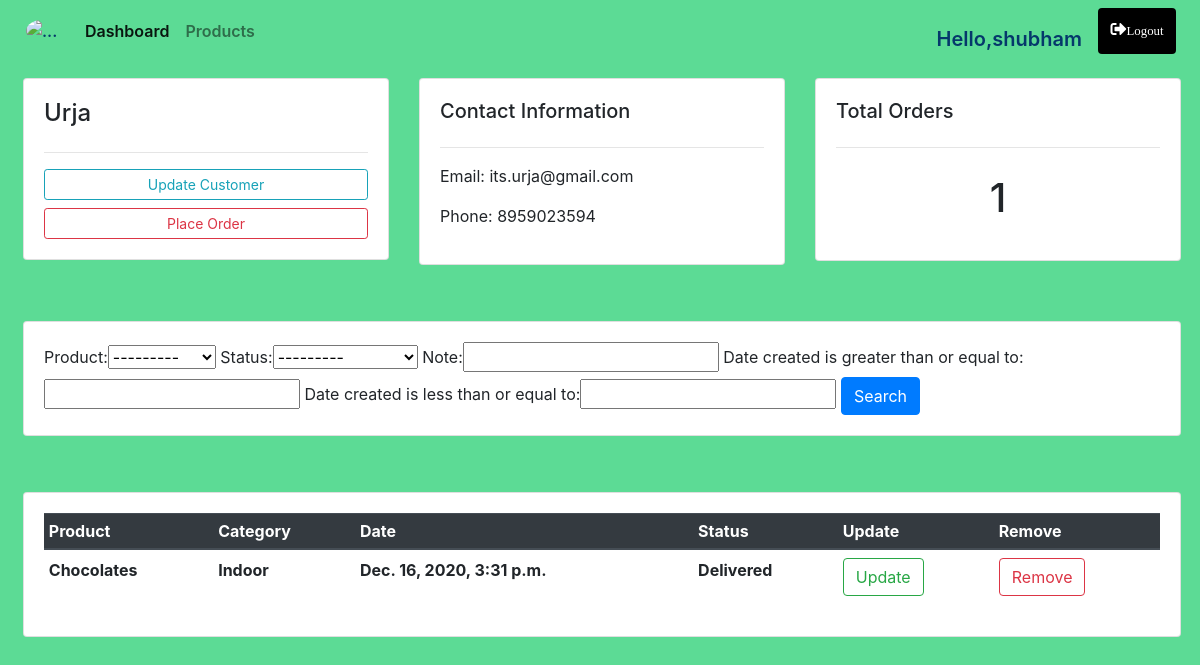
Before: /customer/5/ (signed in) with the older database file.
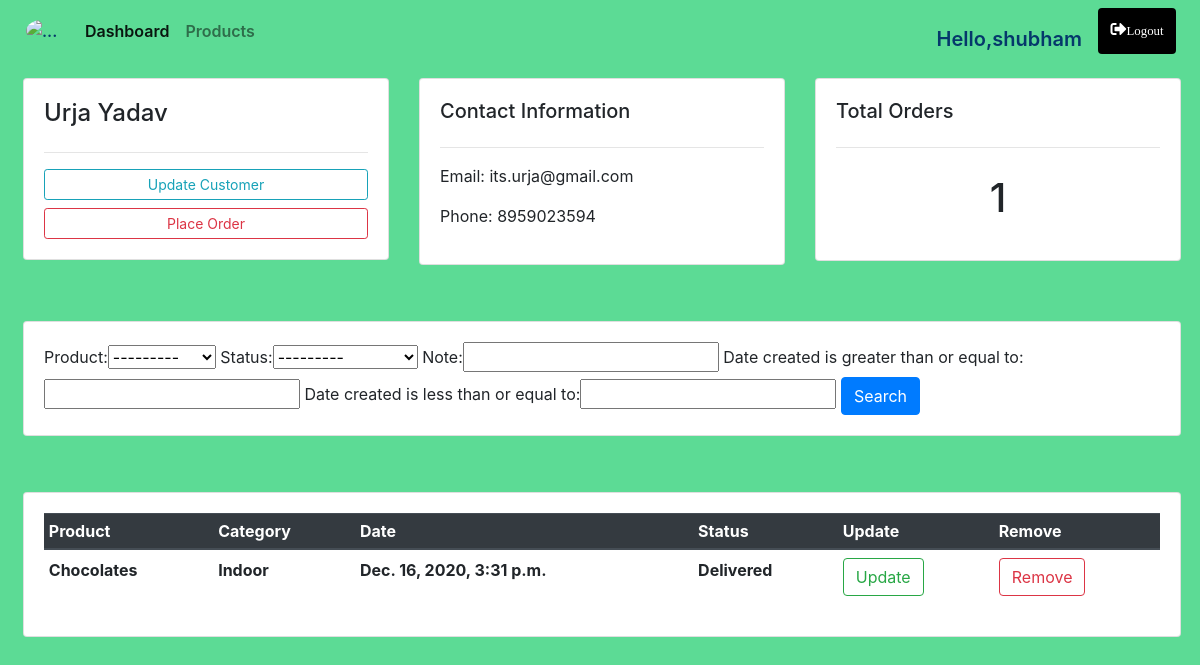
After: the same page with the newer database file.
### accounts/models.py (models this page shows, shortened)
class Customer(models.Model):
    user = models.OneToOneField(User , null= True ,on_delete=models.CASCADE)
    name = models.CharField(max_length=30, null= True)
    phone = models.IntegerField(null= True)
    email = models.EmailField(null= True)
    profile_pic = models.ImageField(default='degfault.jpg',null= True, blank= True)
    date_created = models.DateTimeField(auto_now_add= True)

### accounts/decorators.py (the view)
        def wrapper_func(request, *args, **kwargs):
            print(f'allowed_roles are {allowed_roles}')
            group = None
            print(request.user.groups.all()[0].name)
            if request.user.groups.exists():
                group = request.user.groups.all()[0].name
                print(f'your group is {group}')
            if group in allowed_roles:
                return view_func(request, *args, **kwargs)
            else:
                return HttpResponse('you are not authorised to view this page')

### accounts/models.py (called while the page is built)
    def __str__(self):
        return self.name

### accounts/views.py (called while the page is built)
@login_required(login_url='login')
@allowed_users(allowed_roles=['admin'])
def customer(request,id):
    customer = Customer.objects.get(id=id)
    cus_order = customer.order_set.all()
    myFilter = OrderFilter(request.GET ,queryset=cus_order)
    cus_order = myFilter.qs
    context = {'customer':customer,'cus_order':cus_order,'myFilter':myFilter}
    return render(request,'accounts/customer.html', context)

### accounts/templates/accounts/customer.html (shortened to what this page needs)
{% extends 'accounts/main.html' %}
{% block body %}
<div class="row my-3 ml-2 mx-1">
    <div class="col-md">
        <div class="card card-body">
            <h4>{{customer.name}}</h4>
            <hr>
            <a href="" class="btn btn-outline-info btn-sm btn-block">Update Customer</a>
            <a href="{% url 'create_order' customer.id %}" class="btn btn-outline-danger btn-sm btn-block">Place Order</a>
        </div>
    </div>
    <div class="col-md">
        <div class="card card-body" >
            <h5 >Contact Information</h5>
            <hr>
            <p>Email: <span> {{customer.email}}</span></p>
            <p>Phone: <span>{{customer.phone}}</span></p>
        </div>
    </div>
    <div class="col-md">
        <div class="card card-body">
            <h5>Total Orders</h5>
            <hr>
            <h1 style="text-align:center;padding:10px;">{{cus_order.count}}</h1>
        </div>
    </div>
</div>
<br>
<div class="row my-3 ml-2 mx-1">
    <div class="col">
        <div class="card card-body">
            <form action="" method="GET">
                {{myFilter.form}}
                <button class="btn btn-primary" type="submit">Search</button>
            </form>
        </div>
    </div>
</div>
<br>
<div class="row my-3 ml-2 mx-1" >
    <div class="col-md">
        <div class="card card-body">
            <table class="table table-sm">
                <thead class="thead-dark">
                    <tr>
                        <th>Product</th>
                        <th>Category</th>
                        <th>Date</th>
                        <th>Status</th>
                        <th>Update</th>
                        <th>Remove</th>
                    </tr>
                </thead>
                {% for i in cus_order %}
                <tr class="my-2">
                    <th class="pt-2">{{i.product.name}}</th>
                    <th class="pt-2">{{i.product.category}}</th>
                    <th class="pt-2">{{i.date_created}}</th>
                    <th class="pt-2">{{i.status}}</th>
                    <th class="pt-2"><a class="btn btn-outline-success" href="{% url 'update_order' i.id %}">Update</a></th>
                    <th class="pt-2"><a class="btn btn-outline-danger" href="{% url 'delete_order' i.id %}">Remove</a></th>
                </tr>
                {% endfor %}
            </table>
        </div>
    </div>
</div>
{% endblock body %}

Changed rows visible on the page:
changed Customer "its.urja@gmail.com": name "Urja" → "Urja Yadav"
